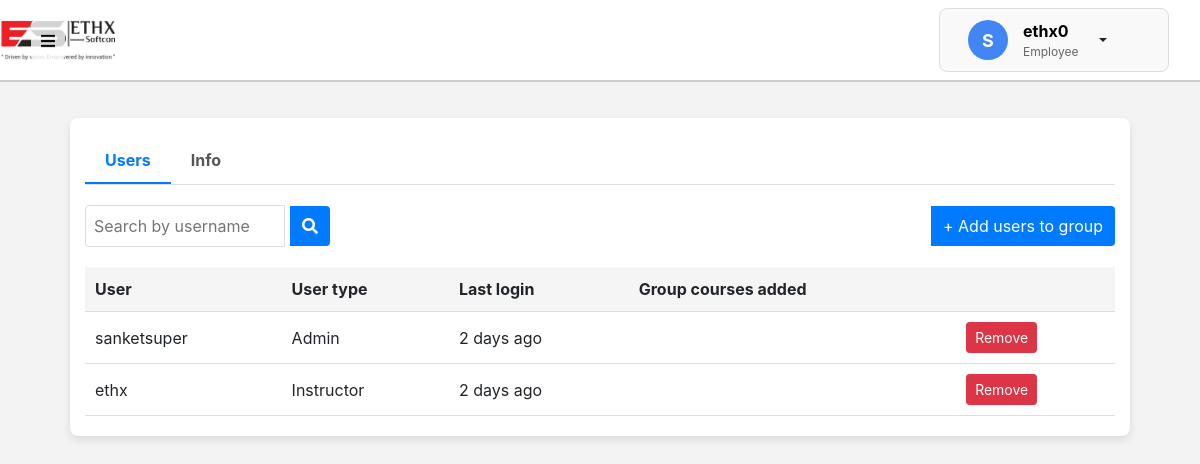
Screenshot of /groups/2/ (signed in) with the database file from the repository.
### courses_details/models.py (models this page shows)
class User(AbstractUser):
    is_instructor = models.BooleanField(default=False)
    is_employee = models.BooleanField(default=True)
    is_admin = models.BooleanField(default=False)

### courses_details/views.py (the view, shortened to what this page needs)
# urls.py: path('groups/<int:group_id>/', views.group_details, name='group_details'),
def group_details(request, group_id):
    group = get_object_or_404(Group, group_id=group_id)
    available_users = User.objects.exclude(id__in=group.users.values_list('id', flat=True))
    context = {
        'group': group,
        'users': available_users,  # Pass only users not in the group
    }
    return render(request, 'groups/group_details.html', context)

### courses_details/templates/groups/group_details.html (shortened to what this page needs)
<!DOCTYPE html>
<html lang="en">
<head>
    <link rel="stylesheet" href="https://cdnjs.cloudflare.com/ajax/libs/font-awesome/5.15.3/css/all.min.css">
    <link href="https://cdn.jsdelivr.net/npm/bootstrap@5.3.0-alpha3/dist/css/bootstrap.min.css" rel="stylesheet">
</head>
<body>
    {% include 'courses_details/header.html' %}
    <br /><br />
    <div class="content">
    <div class="container">
    <div class="tabs">
        <div class="tab active" onclick="showTab('users')">Users</div>
        <div class="tab" onclick="showTab('info')">Info</div>
    </div>
    <div id="users" class="tab-content active">
        <div class="search-bar">
            <input type="text" id="search-input" placeholder="Search by username" onkeyup="searchUsers()">
            <button><i class="fas fa-search"></i></button>
            <button class="add-group-btn" onclick="openSlider()">+ Add users to group</button>
        </div>
        <table>
        <thead>
            <tr>
                <th>User</th>
                <th>User type</th>
                <th>Last login</th>
                <th>Group courses added</th>
                <th></th>
            </tr>
        </thead>
        <tbody id="user-table">
            {% for user in group.users.all %}
            <tr id="user-row-{{ user.id }}">
                <td class="username">{{ user.username }}</td>
                <td>
                    {% if user.is_instructor %}
                        Instructor
                    {% elif user.is_admin %}
                        Admin
                    {% else %}
                        Employee
                    {% endif %}
                </td>
                <td>{{ user.last_login|timesince }} ago</td>
                <td>{{ user.group_courses_added }}</td>
                <td>
            <button type="button" class="btn btn-danger btn-sm"
                onclick="openConfirmModal('{{ user.username }}', '{% url 'remove_user_from_group' group.group_id user.id %}')">
                Remove
            </button>
        </td>
            </tr>
            {% empty %}
            <tr>
                <td colspan="5">Looks like there are no users in this group.</td>
            </tr>
            {% endfor %}
        </tbody>
    </table>
    </div>
</div>
</div>
</body>
</html>

### courses_details/templates/courses_details/header.html (shortened to what this page needs)
  <!DOCTYPE html>
  <html lang="en">
    {% load static %}
    <head>
      <link
        rel="stylesheet"
        href="https://stackpath.bootstrapcdn.com/bootstrap/4.5.2/css/bootstrap.min.css"
      />
      <link
        rel="stylesheet"
        href="https://cdnjs.cloudflare.com/ajax/libs/font-awesome/5.15.3/css/all.min.css"
      />
    </head>
    <body>
      <nav class="navbar navbar-dark fixed-top nav-bordered">
        <div
          class="container-fluid d-flex align-items-center justify-content-between"
        >
          <button id="toggle-btn" class="navbar-toggler" type="button">
            <i class="fas fa-bars"></i>
          </button>
          <div class="profile-card">
            <div class="avatar">S</div>
            <div>
              <div class="font-weight-bold">{{ user.username }}</div>
              {% if user.is_instructor %}
                <div class="role">Instructor</div>
              {% elif user.is_admin %}
                <div class="role">Admin</div>
              {% else %}
                <div class="role">Employee</div>
              {% endif %}
            </div>
            <div class="nav-item dropdown">
              <a
                class="nav-link dropdown-toggle"
                href="#"
                id="profileDropdown"
                role="button"
                data-toggle="dropdown"
                aria-haspopup="true"
                aria-expanded="false"
              >
              </a>
            </div >
          </div>
        </div>
      </nav>
    </body>
  </html>

### courses_details/templates/groups/group_details.html (style rules this page uses)
body { font-family: Arial, sans-serif; background-color: #f3f3f3 !important; margin: 0; padding: 50px; }
.container { max-width: 1000px; margin: 0 auto; padding: 20px; background-color: white; border-radius: 8px; box-shadow: 0 4px 8px rgba(0, 0, 0, 0.1); }
.tabs { display: flex; border-bottom: 1px solid #ddd; margin-bottom: 20px; }
.tab { padding: 10px 20px; cursor: pointer; font-weight: bold; color: #555; }
.tab.active { border-bottom: 2px solid #007bff; color: #007bff; }
.tab-content { display: none; }
.tab-content.active { display: block; }
.search-bar { display: flex; align-items: center; gap: 5px; }
.add-group-btn { background-color: #007bff; color: white; border: none; padding: 8px 12px; border-radius: 4px; cursor: pointer; margin-left: auto; }
.search-bar input { padding: 8px; width: 200px; border: 1px solid #ddd; border-radius: 4px 0 0 4px; }
.search-bar button, .add-group-btn { padding: 8px 12px; background-color: #007bff; color: white; border: none; border-radius: 0 4px 4px 0; cursor: pointer; }
table { width: 100%; border-collapse: collapse; margin-top: 20px; }
th, td { padding: 10px; border-bottom: 1px solid #ddd; text-align: left; }
th { background-color: #f5f5f5; }

### courses_details/templates/courses_details/header.html (style rules this page uses)
.navbar { z-index: 1030; background-color: #fff; border-bottom: 2px solid #ccc; }
.content { margin-left: 0; padding: 20px; transition: margin-left 0.3s ease; }
.navbar-toggler { border: none; color: rgb(255, 255, 255); background-color: white; border-radius: 5px; padding: 10px; transition: background-color 0.3s, opacity 0.3s; opacity: 0.8; }
.navbar-toggler i { font-size: 16px; color: black; }
.profile-card { display: flex; align-items: center; padding: 10px; border: 1px solid #ddd; background-color: #f9f9f9; border-radius: 8px; width: 230px; }
.avatar { width: 40px; height: 40px; border-radius: 50%; background-color: #4285F4; color: white; font-size: 18px; font-weight: bold; display: flex; justify-content: center; align-items: center; margin-left: 18px; }
.role { font-size: 12px; color: #666; margin-left: 15px; }
.font-weight-bold { margin-left: 15px; color:black; }

### rows the page displays
User: username "ethx0"
User: username "sanketsuper", is_instructor "Admin", last_login "2 days"
User: username "ethx", is_instructor "Instructor", last_login "2 days"
